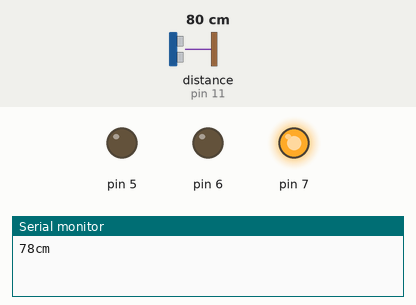
Recording of a sketch running on a simulated Arduino Uno, built with avr-gcc and run on an emulated ATmega328P. Shown: output pins drawn as LEDs (lit = HIGH), the last lines printed to the serial monitor. Wiring (inferred from the names in the program): ultrasonic range finder: trigger pin 12; echo pin 11. The inputs (shaded band) are chosen by the test bench; at power-on: distance to the obstacle (sensor on pin 11) 80 cm. The echo pulse lasts 58.3 µs per cm; pins used as bus, display or sensor lines are not drawn.

Above: at 1.15 s.
At 1.92 s:
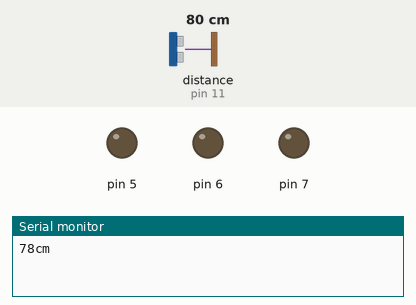
At 2.38 s:
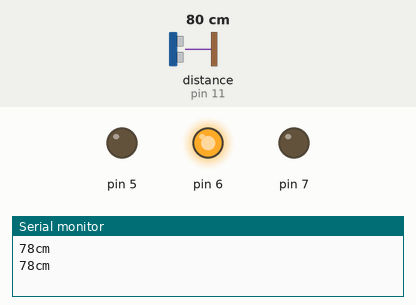
At 3.61 s:
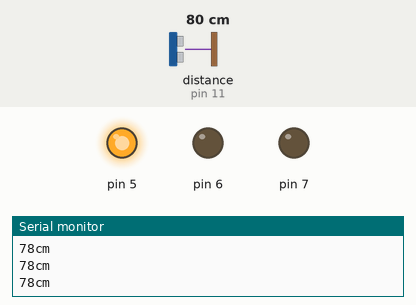
Timing chart, 0 to 4.0 s (numbered marks = the images above):
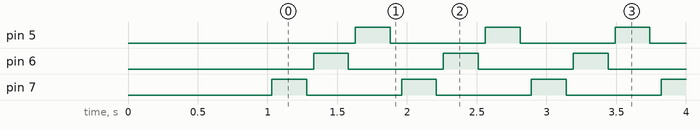

Measured:
- by itself, pin 5–7: alternates HIGH for 0.25 s and LOW for 0.68 s
- by itself, everything shown: repeats every 0.93 s, in 6 steps

The sketch:

SR04_Example_avec_led_remodifi_.ino
```cpp
#include "SR04.h"
#define TRIG_PIN 12
#define ECHO_PIN 11
#define LEDr 7
#define LEDg 6
#define LEDb 5
SR04 sr04 = SR04(ECHO_PIN,TRIG_PIN);
long a=0;

void setup() {
   Serial.begin(9600);
   delay(1000);
   ledWrite(LEDr, LOW);
   ledWrite(LEDg, LOW);
   ledWrite(LEDb, LOW);
}

void ledWrite(int ledPin, int level) {
  pinMode(ledPin, OUTPUT);
  digitalWrite(ledPin, level);
}

void loop() {
   a=sr04.Distance();
   Serial.print(a);
   Serial.println("cm");
   digitalwrite(LEDr);
   digitalwrite(LEDg);
   digitalwrite(LEDb);
   delay(0000);
}

void digitalwrite(int ledPin) {
  digitalWrite(ledPin, HIGH);
  delay(250);
  digitalWrite(ledPin, LOW);
  delay(50);
}
```
